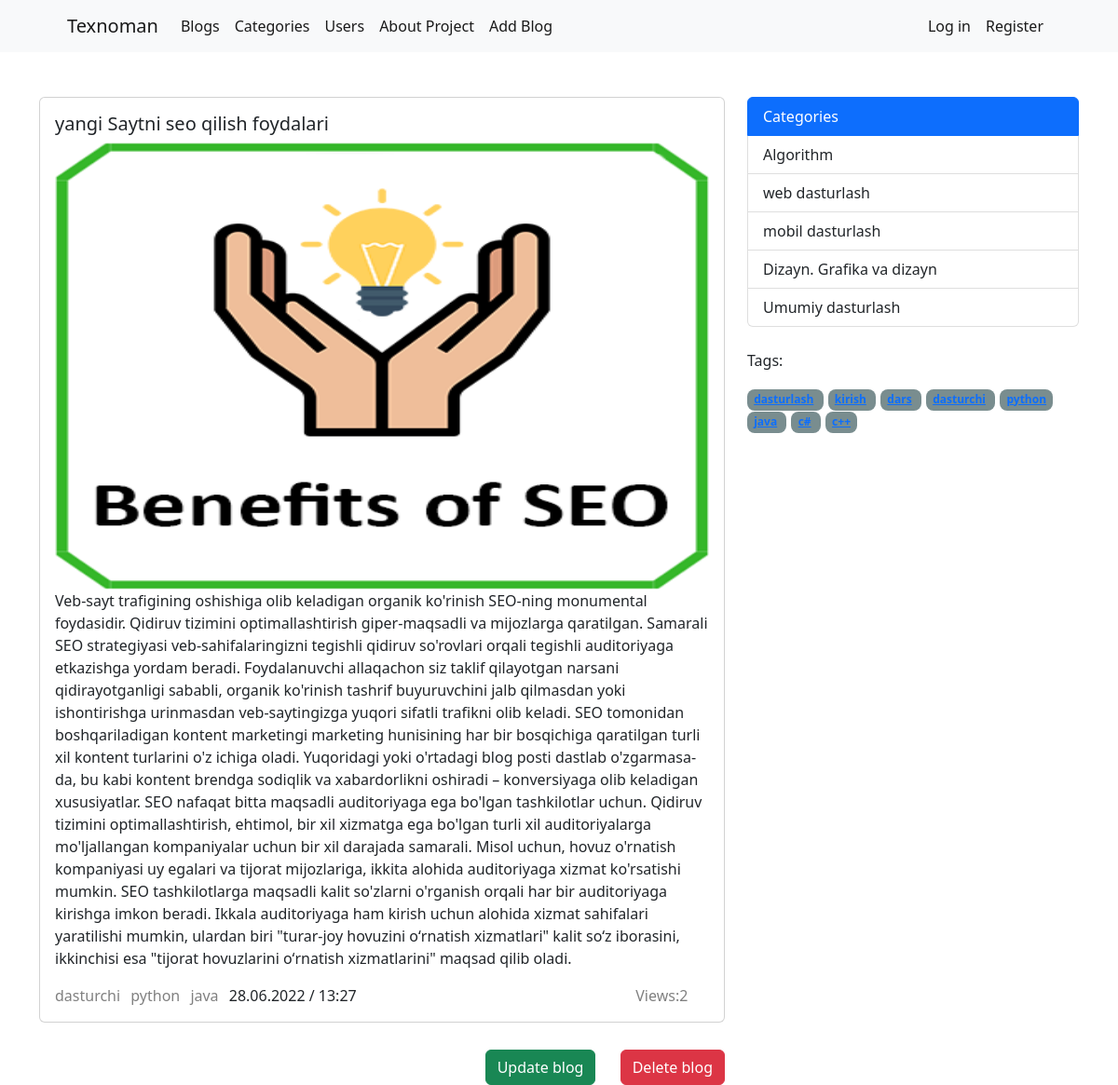
The app's page /blog/yangi-saytni-seo-qilish-foydalari/ with its own data.
### App/models.py (models this page shows, shortened)
class Blog(models.Model):
    title=models.CharField(max_length=50)
    slug=models.SlugField(max_length=50, unique=True)
    content=models.TextField()
    image=models.ImageField(upload_to='blog/%Y/%m/%d')
    created_at=models.DateTimeField(auto_now_add=True)
    updated_at=models.DateTimeField(auto_now=True)
    category=models.ForeignKey(Category, on_delete=models.SET_NULL, null=True, blank=True)
    user=models.ForeignKey(User, on_delete=models.SET_NULL, null=True)
    views=models.IntegerField(default=0)
    tags=models.ManyToManyField('Tag')
    class Meta:
        verbose_name='Blog'
        verbose_name_plural='Blogs'

class Tag(models.Model):
    name=models.CharField(max_length=100)
    slug=models.SlugField(max_length=200, unique=True)

class Category(models.Model):
    name=models.CharField(max_length=50)
    slug=models.SlugField(max_length=100, unique=True)
    created_at=models.DateTimeField(auto_now_add=True)
    content=models.TextField()
    image= models.ImageField(upload_to='category/%Y/%m/%d')
    blog_count=models.IntegerField(default=0)
    user=models.ManyToManyField(User)

### App/views.py (the view)
# urls.py: path('blog/<slug:slug>/', blog_detail, name='blog_detail'),
def blog_detail(request, slug):
    blog=Blog.objects.get(slug=slug)
    blog.views+=1
    blog.save()
    context={
        'blog':blog
    }
    return render(request, 'blog_detail.html', context)

### App/context_processors.py (called while the page is built)
def categories(request):
    return {'categories': Category.objects.all()}

def tags(request):
    return {'tags': Tag.objects.all()}

### App/templates/blog_detail.html
{% extends 'base.html' %}
{% block content %}
<div class="card" style="width: 100%;">
    <div class="card-body">
        <h5 class="card-title">{{blog.title}}</h5>
        <img src="{{blog.image.url}}" style="width: 100%; height: 30rem;"><br>
        <p class="card-text">{{blog.content}}</p>
        <div class="row">
            <div class="col-lg-9">
                {% for tag in blog.tags.all %}
                <span class="for-tags">
                    {{tag.name}}
                </span>
                {% endfor %}
                {{ blog.created_at|date:'d.m.Y / H:i' }}
            </div>
            <div class="col-lg-3">
                <span class="for-views">
                    Views:{{blog.views}}
                </span>
            </div>
        </div>
    </div>
</div>
<div style="text-align:right">
<a class="btn btn-success" style="margin-right: 3%; " href="{% url 'update_blog' blog.slug%}">Update blog</a>
<a class="btn btn-danger" href="{% url 'delete_blog' blog.slug %}">Delete blog</a>
</div>
{% endblock %}

### App/templates/inc/_sidebar.html
<div class="list-group">
  <a href="#" class="list-group-item list-group-item-action active" aria-current="true">
    Categories
  </a>
  {% for cat in categories %}
  <a href="{% url 'category_blog' cat.slug %}" class="list-group-item list-group-item-action">{{cat.name}}</a>
  {% endfor %}
</div>
<br>
<p>Tags:</p>
{% for tag in tags %}
<span class="sidebar_tags ">
  <a href="{% url 'tag_blog' tag.slug %}">{{tag.name}}</a>
</span>
{% endfor %}

### static/css/main.css (style rules this page uses)
.card { margin-bottom: 4%; }
.for-tags { color: gray; margin-right: 7px; }
.for-views { color: gray; text-align: center; margin-left: 50%; }
.sidebar_tags { margin-right: 5px; padding: 0.2em 0.6em 0.3em; background-color: #798d8f; font-weight: bold; color: #ffffff; border-radius: 8px; font-size: 75%; text-decoration: none; }

### records on screen
Blog: title "yangi Saytni seo qilish foydalari", image (picture), content "Veb-sayt trafigining oshishiga olib keladigan organik ko'rinish SEO-ning monumental foydasidir. Qidiruv tizimini optimallashtirish giper-maqsadli va mijozlarga qaratilgan. Samarali SEO strategiyasi veb-sahifalaringizni tegishli qidiruv so'rovlari orqali tegishli auditoriyaga etkazishga yordam beradi. Foydalanuvchi allaqachon siz taklif qilayotgan narsani qidirayotganligi sababli, organik ko'rinish tashrif buyuruvchini jalb qilmasdan yoki ishontirishga urinmasdan veb-saytingizga yuqori sifatli trafikni olib keladi. SEO tomonidan boshqariladigan kontent marketingi marketing hunisining har bir bosqichiga qaratilgan turli xil kontent turlarini o'z ichiga oladi. Yuqoridagi yoki o'rtadagi blog…", created_at "28.06.2022 / 13:27", views "2"
Tag: name "dasturchi"
Tag: name "python"
Tag: name "java"
Category: name "Algorithm"
Category: name "web dasturlash"
Category: name "mobil dasturlash"
Category: name "Dizayn. Grafika va dizayn"
Category: name "Umumiy dasturlash"
Tag: name "dasturlash"
Tag: name "kirish"
Tag: name "dars"
Tag: name "c#"
Tag: name "c++"
